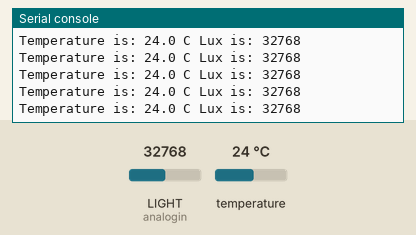
This program was run on a simulated Circuit Playground running CircuitPython. Shown: the last lines printed to the serial console. Inputs (shaded band) come from the test bench; at power-on: temperature 24 °C, LIGHT (analogin) = 32768 (analog values on the 0–65535 scale).

Above: at 1.2 s.
1.3 s: temperature set to 12 °C
At 1.68 s:
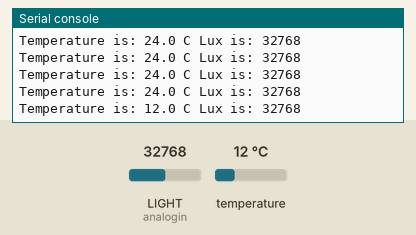
2.8 s: LIGHT (analogin) set to 45874
At 2.94 s:
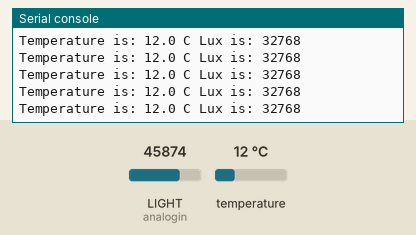
4.3 s: temperature set to 19 °C
At 4.44 s:
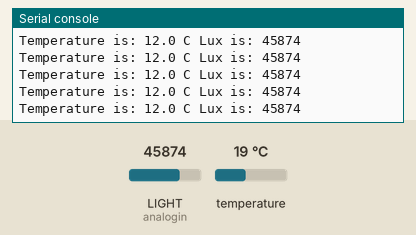
5.8 s: LIGHT (analogin) set to 57670
At 5.95 s:
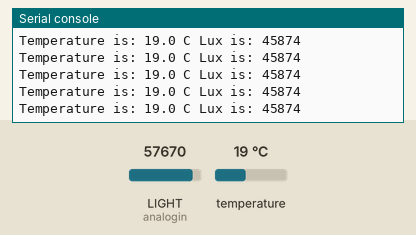
Timing chart, 0 to 8.3 s (numbered marks = the images above; inputs shaded):
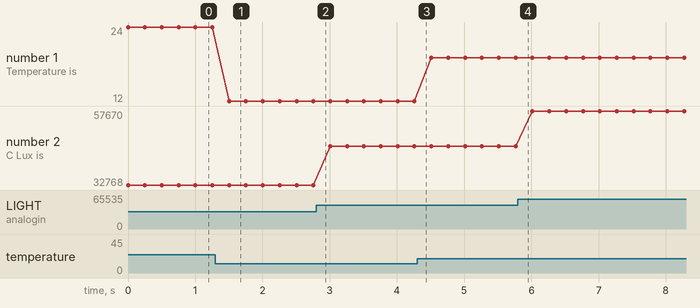

The program:

CircuitPlaygroundExpress_Temperature.py
```python
# CircuitPlaygroundExpress_Temperature
# reads the on-board temperature sensor and prints the value

import adafruit_thermistor
import board
import time
from analogio import AnalogIn

thermistor = adafruit_thermistor.Thermistor(board.TEMPERATURE, 11371.93, 10000, 25, 3950)
analogin = AnalogIn(board.LIGHT)

while True:
    print("Temperature is: {} C Lux is: {}".format(thermistor.temperature,analogin.value))

    time.sleep(0.25)
```

Measured:
- after the input at 1.3 s, the serial console: prints a new line after 0.20 s (image 1)
- plotted number 1: 24 → 12 after the input at 1.3 s, 12 → 19 after the input at 4.3 s
- plotted number 2: 32768 → 45874 after the input at 2.8 s, 45874 → 57670 after the input at 5.8 s
